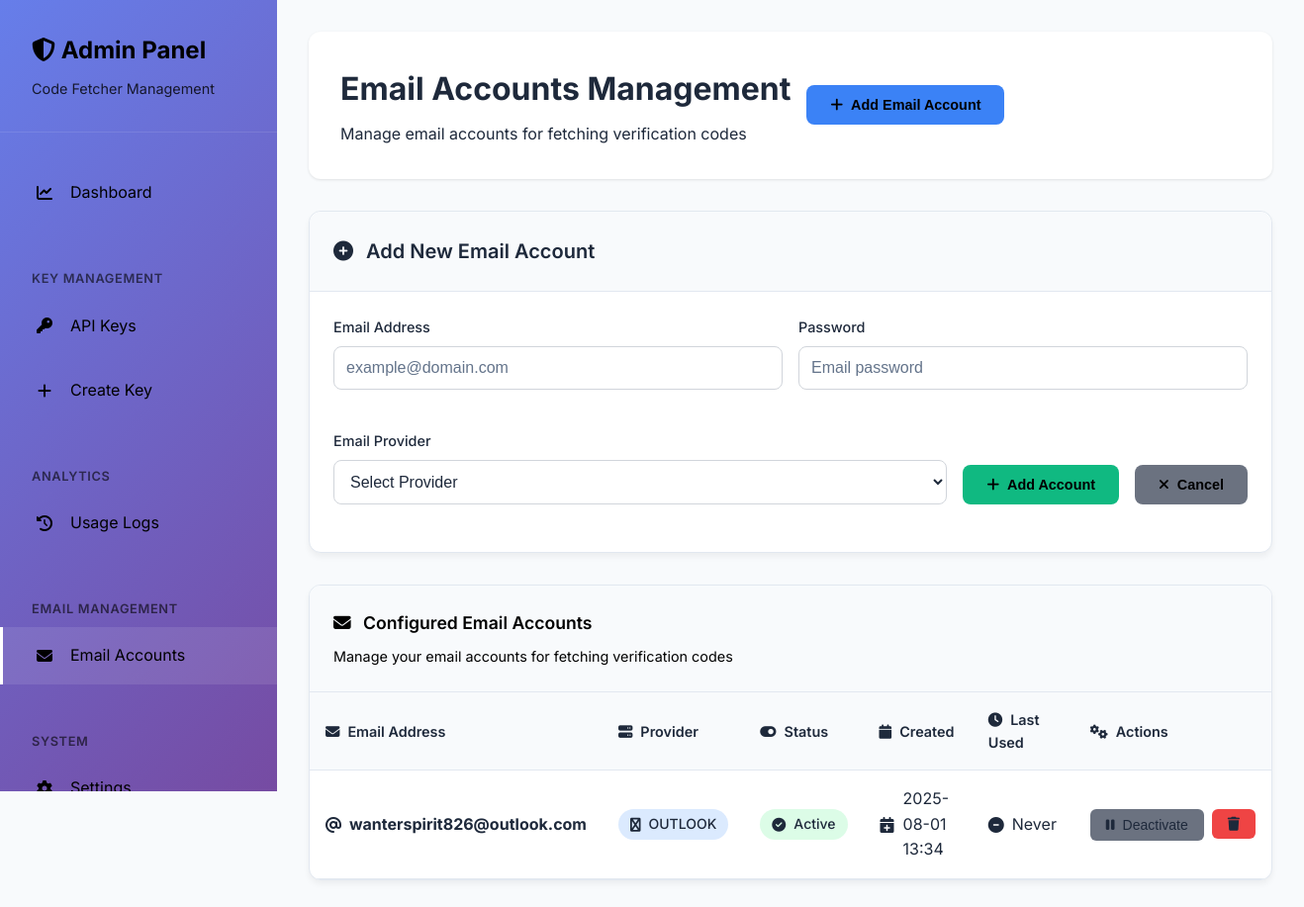
The page /admin/email-accounts (signed in) on the database its author committed.
### merged_code_fetcher/database.py (models this page shows, shortened)
class EmailAccount(db.Model):
    __tablename__ = 'email_accounts'
    id = db.Column(db.Integer, primary_key=True)
    email = db.Column(db.String(255), nullable=False)
    password = db.Column(db.String(255), nullable=False)  # Should be encrypted in production
    provider = db.Column(db.String(50), nullable=False)  # 'outlook', 'gmail', 'hostinger'
    is_active = db.Column(db.Boolean, default=True)
    created_at = db.Column(db.DateTime, default=datetime.utcnow)
    last_used = db.Column(db.DateTime, nullable=True)
    created_by = db.Column(db.Integer, db.ForeignKey('admin_users.id'), nullable=False)
    imap_server = db.Column(db.String(255), nullable=True)
    imap_port = db.Column(db.Integer, nullable=True)
    smtp_server = db.Column(db.String(255), nullable=True)
    smtp_port = db.Column(db.Integer, nullable=True)
    creator = db.relationship('AdminUser', backref='email_accounts')

### merged_code_fetcher/admin.py (the view)
@admin_bp.route('/email-accounts')
@login_required
def email_accounts():
    accounts = EmailAccount.query.order_by(desc(EmailAccount.created_at)).all()
    return render_template('admin/email_accounts.html', email_accounts=accounts)

### merged_code_fetcher/app.py (called while the page is built)
@login_manager.user_loader
def load_user(user_id):
    return AdminUser.query.get(int(user_id))

@app.context_processor
def inject_current_year():
    return {'current_year': datetime.now().year}

### merged_code_fetcher/templates/admin/email_accounts.html (shortened to what this page needs)
{% extends "admin/base.html" %}
{% block content %}
<div class="content-header" style="color: #1e293b; margin-bottom: 2rem;">
    <div>
        <h1 class="page-title" style="color: #1e293b; font-size: 2rem; font-weight: 700; margin: 0;">Email Accounts Management</h1>
        <p class="page-subtitle" style="color: #64748b; font-size: 1rem; margin: 0.5rem 0 0 0;">Manage email accounts for fetching verification codes</p>
    </div>
    <div class="header-actions">
        <button onclick="showAddForm()" class="btn btn-primary" style="background: #3b82f6; color: white; padding: 0.75rem 1.5rem; border: none; border-radius: 0.5rem; font-weight: 600; cursor: pointer;">
            <i class="fas fa-plus"></i> Add Email Account
        </button>
    </div>
</div>
<div id="addEmailForm" class="card" style="margin-bottom: 2rem; background: white; border-radius: 12px; box-shadow: 0 4px 6px rgba(0, 0, 0, 0.05); border: 1px solid #e2e8f0;">
    <div class="card-header" style="padding: 1.5rem; border-bottom: 1px solid #e2e8f0; background: #f8fafc; border-radius: 12px 12px 0 0;">
        <h2 class="card-title" style="color: #1e293b; font-size: 1.25rem; font-weight: 600; margin: 0;">
            <i class="fas fa-plus-circle" style="color: #3b82f6; margin-right: 0.5rem;"></i>
            Add New Email Account
        </h2>
    </div>
    <div class="card-body" style="padding: 1.5rem;">
        <form method="POST" action="{{ url_for('admin.add_email_account') }}">
            <div style="display: grid; grid-template-columns: 1fr 1fr; gap: 1rem; margin-bottom: 1rem;">
                <div class="form-group">
                    <label for="email" class="form-label" style="display: block; color: #374151; font-weight: 500; margin-bottom: 0.5rem;">Email Address</label>
                    <input type="email" id="email" name="email" class="form-input"
                           style="width: 100%; padding: 0.75rem; border: 1px solid #d1d5db; border-radius: 0.5rem; font-size: 1rem; color: #1f2937; background: white;"
                           placeholder="example@domain.com" required>
                </div>
                <div class="form-group">
                    <label for="password" class="form-label" style="display: block; color: #374151; font-weight: 500; margin-bottom: 0.5rem;">Password</label>
                    <input type="password" id="password" name="password" class="form-input"
                           style="width: 100%; padding: 0.75rem; border: 1px solid #d1d5db; border-radius: 0.5rem; font-size: 1rem; color: #1f2937; background: white;"
                           placeholder="Email password" required>
                </div>
            </div>
            <div style="display: grid; grid-template-columns: 1fr auto auto; gap: 1rem; align-items: end;">
                <div class="form-group">
                    <label for="provider" class="form-label" style="display: block; color: #374151; font-weight: 500; margin-bottom: 0.5rem;">Email Provider</label>
                    <select id="provider" name="provider" class="form-select"
                            style="width: 100%; padding: 0.75rem; border: 1px solid #d1d5db; border-radius: 0.5rem; font-size: 1rem; color: #1f2937; background: white;" required>
                        <option value="">Select Provider</option>
                    </select>
                </div>
                <div class="form-group">
                    <button type="submit" class="btn btn-primary" style="background: #10b981; color: white; padding: 0.75rem 1.5rem; border: none; border-radius: 0.5rem; font-weight: 600; cursor: pointer;">
                        <i class="fas fa-plus"></i> Add Account
                    </button>
                </div>
                <div class="form-group">
                    <button type="button" onclick="hideAddForm()" class="btn btn-secondary" style="background: #6b7280; color: white; padding: 0.75rem 1.5rem; border: none; border-radius: 0.5rem; font-weight: 600; cursor: pointer;">
                        <i class="fas fa-times"></i> Cancel
                    </button>
                </div>
            </div>
        </form>
    </div>
</div>
<div class="table-container" style="background: white; border-radius: 12px; box-shadow: 0 4px 6px rgba(0, 0, 0, 0.05); border: 1px solid #e2e8f0; overflow: hidden;">
    <div style="padding: 1.5rem; border-bottom: 1px solid #e2e8f0; background: #f8fafc;">
        <h3 style="margin: 0; font-size: 1.1rem; font-weight: 600; color: #1e293b;">
            <i class="fas fa-envelope" style="margin-right: 0.5rem; color: #667eea;"></i>
            Configured Email Accounts
        </h3>
        <p style="margin: 0.5rem 0 0 0; color: #64748b; font-size: 0.9rem;">
            Manage your email accounts for fetching verification codes
        </p>
    </div>
    <table class="table" style="width: 100%; border-collapse: collapse;">
        <thead style="background: #f1f5f9;">
            <tr>
                <th style="padding: 1rem; text-align: left; color: #374151; font-weight: 600; border-bottom: 1px solid #e2e8f0;">
                    <i class="fas fa-envelope" style="margin-right: 0.5rem; color: #3b82f6;"></i>Email Address
                </th>
                <th style="padding: 1rem; text-align: left; color: #374151; font-weight: 600; border-bottom: 1px solid #e2e8f0;">
                    <i class="fas fa-server" style="margin-right: 0.5rem; color: #3b82f6;"></i>Provider
                </th>
                <th style="padding: 1rem; text-align: left; color: #374151; font-weight: 600; border-bottom: 1px solid #e2e8f0;">
                    <i class="fas fa-toggle-on" style="margin-right: 0.5rem; color: #3b82f6;"></i>Status
                </th>
                <th style="padding: 1rem; text-align: left; color: #374151; font-weight: 600; border-bottom: 1px solid #e2e8f0;">
                    <i class="fas fa-calendar" style="margin-right: 0.5rem; color: #3b82f6;"></i>Created
                </th>
                <th style="padding: 1rem; text-align: left; color: #374151; font-weight: 600; border-bottom: 1px solid #e2e8f0;">
                    <i class="fas fa-clock" style="margin-right: 0.5rem; color: #3b82f6;"></i>Last Used
                </th>
                <th style="padding: 1rem; text-align: left; color: #374151; font-weight: 600; border-bottom: 1px solid #e2e8f0;">
                    <i class="fas fa-cogs" style="margin-right: 0.5rem; color: #3b82f6;"></i>Actions
                </th>
            </tr>
        </thead>
        <tbody>
            {% for account in email_accounts %}
            <tr style="border-bottom: 1px solid #f1f5f9;">
                <td style="padding: 1rem; color: #1f2937;">
                    <div style="display: flex; align-items: center; gap: 0.5rem;">
                        <i class="fas fa-at" style="color: #667eea;"></i>
                        <strong>{{ account.email }}</strong>
                    </div>
                </td>
                <td style="padding: 1rem; color: #1f2937;">
                    <span class="badge badge-info" style="background: #dbeafe; color: #1e40af; padding: 0.25rem 0.75rem; border-radius: 9999px; font-size: 0.875rem; font-weight: 500; text-transform: uppercase;">
                        {% if account.provider == 'outlook' %}
                            <i class="fas fa-microsoft" style="margin-right: 0.25rem;"></i>
                        {% elif account.provider == 'gmail' %}
                            <i class="fas fa-google" style="margin-right: 0.25rem;"></i>
                        {% else %}
                            <i class="fas fa-server" style="margin-right: 0.25rem;"></i>
                        {% endif %}
                        {{ account.provider }}
                    </span>
                </td>
                <td style="padding: 1rem; color: #1f2937;">
                    {% if account.is_active %}
                        <span class="badge badge-success" style="background: #dcfce7; color: #166534; padding: 0.25rem 0.75rem; border-radius: 9999px; font-size: 0.875rem; font-weight: 500;">
                            <i class="fas fa-check-circle" style="margin-right: 0.25rem;"></i>
                            Active
                        </span>
                    {% else %}
                        <span class="badge badge-danger" style="background: #fef2f2; color: #dc2626; padding: 0.25rem 0.75rem; border-radius: 9999px; font-size: 0.875rem; font-weight: 500;">
                            <i class="fas fa-times-circle" style="margin-right: 0.25rem;"></i>
                            Inactive
                        </span>
                    {% endif %}
                </td>
                <td style="padding: 1rem; color: #1f2937;">
                    <div style="display: flex; align-items: center; gap: 0.5rem;">
                        <i class="fas fa-calendar-plus" style="color: #64748b;"></i>
                        {{ account.created_at.strftime('%Y-%m-%d %H:%M') }}
                    </div>
                </td>
                <td style="padding: 1rem; color: #1f2937;">
                    {% if account.last_used %}
                        <div style="display: flex; align-items: center; gap: 0.5rem;">
                            <i class="fas fa-history" style="color: #10b981;"></i>
                            {{ account.last_used.strftime('%Y-%m-%d %H:%M') }}
                        </div>
                    {% else %}
                        <div style="display: flex; align-items: center; gap: 0.5rem;">
                            <i class="fas fa-minus-circle" style="color: #64748b;"></i>
                            <span style="color: #64748b;">Never</span>
                        </div>
                    {% endif %}
                </td>
                <td style="padding: 1rem; color: #1f2937;">
                    <div style="display: flex; gap: 0.5rem;">
                        <form method="POST" action="{{ url_for('admin.toggle_email_account', account_id=account.id) }}" style="display: inline;">
                            {% if account.is_active %}
                                <button type="submit" class="btn btn-sm btn-secondary"
                                        style="background: #6b7280; color: white; padding: 0.5rem 1rem; border: none; border-radius: 0.375rem; font-size: 0.875rem; cursor: pointer;"
                                        title="Deactivate account">
                                    <i class="fas fa-pause"></i>
                                    Deactivate
                                </button>
                            {% endif %}
                        </form>
                        <form method="POST" action="{{ url_for('admin.delete_email_account', account_id=account.id) }}"
                              style="display: inline;" onsubmit="return confirm('Are you sure you want to delete this email account?')">
                            <button type="submit" class="btn btn-sm btn-danger"
                                    style="background: #ef4444; color: white; padding: 0.5rem 1rem; border: none; border-radius: 0.375rem; font-size: 0.875rem; cursor: pointer;"
                                    title="Delete account">
                                <i class="fas fa-trash"></i>
                            </button>
                        </form>
                    </div>
                </td>
            </tr>
            {% endfor %}
        </tbody>
    </table>
</div>
{% endblock %}

### merged_code_fetcher/templates/admin/base.html (style rules this page uses)
* { margin: 0; padding: 0; box-sizing: border-box; }
body { font-family: 'Inter', sans-serif; background: #f8fafc; color: #334155; line-height: 1.6; }
.content-header { background: white; border-radius: 12px; padding: 2rem; margin-bottom: 2rem; box-shadow: 0 1px 3px rgba(0, 0, 0, 0.1); display: flex; justify-content: between; align-items: center; flex-wrap: wrap; gap: 1rem; }
.page-title { font-size: 2rem; font-weight: 700; color: #1e293b; margin-bottom: 0.5rem; }
.page-subtitle { color: #64748b; font-size: 1rem; }
.header-actions { display: flex; gap: 1rem; align-items: center; }
.btn { display: inline-flex; align-items: center; gap: 0.5rem; padding: 0.75rem 1.5rem; border: none; border-radius: 8px; font-size: 0.9rem; font-weight: 500; text-decoration: none; cursor: pointer; transition: all 0.3s ease; }
.btn-primary { background: linear-gradient(135deg, #667eea, #764ba2); color: white; }
.btn-secondary { background: #e2e8f0; color: #475569; }
.btn-danger { background: #ef4444; color: white; }
.btn-sm { padding: 0.5rem 1rem; font-size: 0.8rem; }
.card { background: white; border-radius: 12px; box-shadow: 0 1px 3px rgba(0, 0, 0, 0.1); overflow: hidden; }
.card-header { padding: 1.5rem; border-bottom: 1px solid #e2e8f0; background: #f8fafc; }
.card-title { font-size: 1.25rem; font-weight: 600; color: #1e293b; }
.card-body { padding: 1.5rem; }
.table-container { background: white; border-radius: 12px; overflow: hidden; box-shadow: 0 1px 3px rgba(0, 0, 0, 0.1); }
.table { width: 100%; border-collapse: collapse; }
.table th, .table td { padding: 1rem; text-align: left; border-bottom: 1px solid #e2e8f0; }
.table th { background: #f8fafc; font-weight: 600; color: #374151; font-size: 0.9rem; }
.badge { display: inline-flex; align-items: center; gap: 0.25rem; padding: 0.25rem 0.75rem; border-radius: 20px; font-size: 0.8rem; font-weight: 500; }
.badge-success { background: #dcfce7; color: #166534; }
.badge-info { background: #dbeafe; color: #1e40af; }
.form-group { margin-bottom: 1.5rem; }
.form-label { display: block; font-weight: 500; color: #374151; margin-bottom: 0.5rem; font-size: 0.9rem; }
.form-input, .form-select { width: 100%; padding: 0.75rem; border: 1px solid #d1d5db; border-radius: 8px; font-size: 1rem; transition: all 0.3s ease; }

### merged_code_fetcher/templates/admin/email_accounts.html (style rules this page uses)
* { color: inherit !important; }
input, select, textarea { color: #1e293b !important; background: #ffffff !important; }
input::placeholder, textarea::placeholder { color: #64748b !important; }
.content-header h1, .content-header p, .card-title, .form-label, .table th, .table td { color: #1e293b !important; opacity: 1 !important; visibility: visible !important; }
.btn { opacity: 1 !important; visibility: visible !important; }

### rows shown on the page
EmailAccount: email "wanterspirit826@outlook.com", provider "OUTLOOK", is_active True (drawn), created_at "2025-08-01 13:34", shows "Never"
